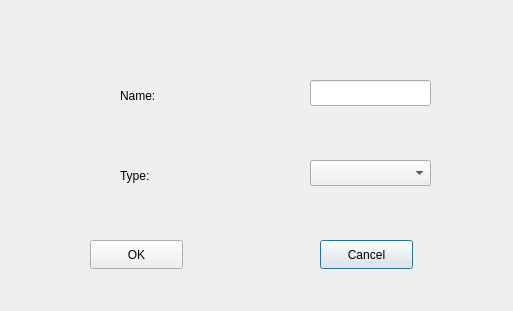
<?xml version="1.0" encoding="UTF-8"?>
<ui version="4.0">
 <class>EditObjectDialog</class>
 <widget class="QDialog" name="EditObjectDialog">
  <property name="geometry">
   <rect>
    <x>0</x>
    <y>0</y>
    <width>513</width>
    <height>311</height>
   </rect>
  </property>
  <property name="windowTitle">
   <string>Dialog</string>
  </property>
  <widget class="QPushButton" name="butCancel">
   <property name="geometry">
    <rect>
     <x>320</x>
     <y>240</y>
     <width>93</width>
     <height>29</height>
    </rect>
   </property>
   <property name="text">
    <string>Cancel</string>
   </property>
  </widget>
  <widget class="QPushButton" name="btnOK">
   <property name="geometry">
    <rect>
     <x>90</x>
     <y>240</y>
     <width>93</width>
     <height>29</height>
    </rect>
   </property>
   <property name="text">
    <string>OK</string>
   </property>
  </widget>
  <widget class="QLabel" name="labType">
   <property name="geometry">
    <rect>
     <x>120</x>
     <y>160</y>
     <width>63</width>
     <height>31</height>
    </rect>
   </property>
   <property name="text">
    <string>Type:</string>
   </property>
  </widget>
  <widget class="QLineEdit" name="strName">
   <property name="geometry">
    <rect>
     <x>310</x>
     <y>80</y>
     <width>121</width>
     <height>26</height>
    </rect>
   </property>
  </widget>
  <widget class="QComboBox" name="comboType">
   <property name="geometry">
    <rect>
     <x>310</x>
     <y>160</y>
     <width>121</width>
     <height>26</height>
    </rect>
   </property>
  </widget>
  <widget class="QLabel" name="labName">
   <property name="geometry">
    <rect>
     <x>120</x>
     <y>80</y>
     <width>51</width>
     <height>31</height>
    </rect>
   </property>
   <property name="text">
    <string>Name:</string>
   </property>
  </widget>
 </widget>
 <resources/>
 <connections/>
</ui>
